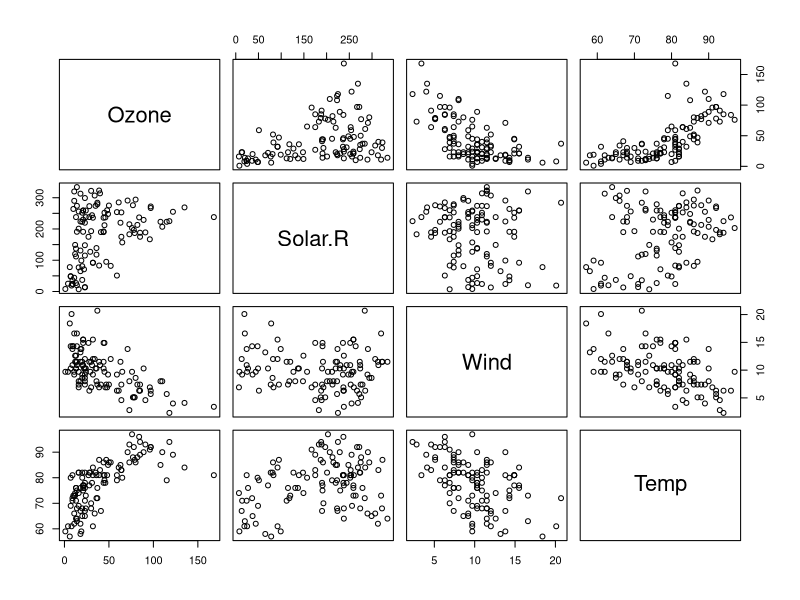
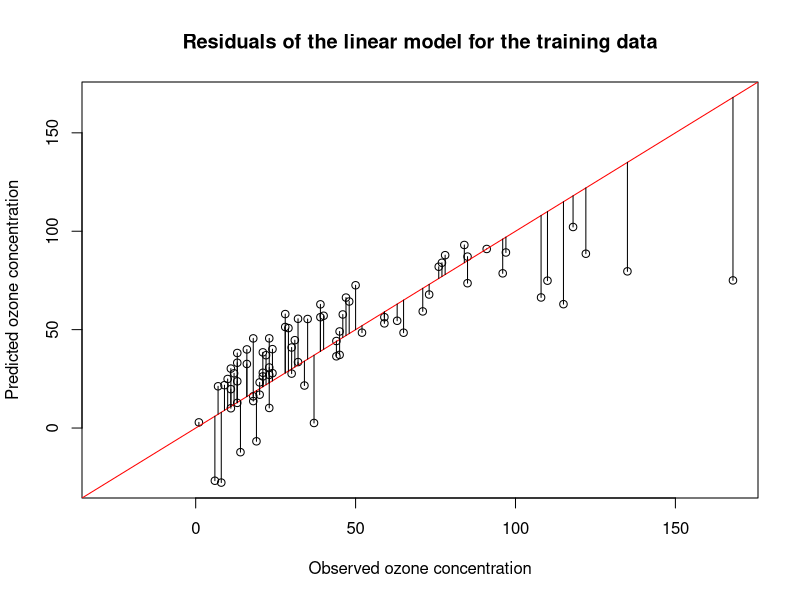
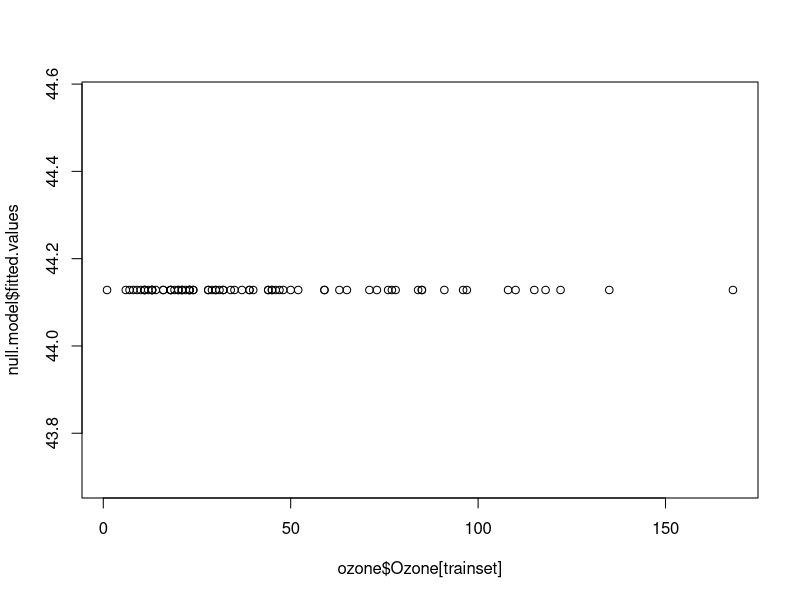

These figures' R source, in order:
## ---- chunk 1
data(airquality)
ozone <- subset(na.omit(airquality), 
        select = c("Ozone", "Solar.R", "Wind", "Temp"))
## ---- chunk 2
# scatterplot matrix 
plot(ozone)
# pairwise variable correlations
cors <- cor(ozone)
print(cors)
# which variables are highly correlated, exclude self-correlation
cor.idx <- which(abs(cors) >= 0.5 & cors != 1, arr.ind = TRUE)
cor.names <- paste0(colnames(ozone)[cor.idx[,1]], "+", 
            colnames(ozone)[cor.idx[,2]], ": ", round(cors[cor.idx], 2))
print(cor.names)
## ---- chunk 3
set.seed(123)
N.train <- ceiling(0.7 * nrow(ozone))
N.test <- nrow(ozone) - N.train
trainset <- sample(seq_len(nrow(ozone)), N.train)
testset <- setdiff(seq_len(nrow(ozone)), trainset)
## ---- chunk 4
model <- lm(Ozone ~ Solar.R + Temp + Wind, ozone, trainset)
## ---- chunk 5
model.summary <- summary(model)
print(model.summary)
## ---- chunk 6
res <- residuals(model)
# ensure that x- and y-axis have the same range
pred <- model$fitted.values
obs <- ozone[trainset, "Ozone"]
# determine maximal range
val.range <- range(pred, obs)
plot(obs, pred, 
    xlim = val.range, ylim = val.range,  
    xlab = "Observed ozone concentration", 
    ylab = "Predicted ozone concentration",
    main = "Residuals of the linear model for the training data")
# show ideal prediction as a diagonal
abline(0,1, col = "red")
# add residuals to the plot
segments(obs, pred, obs, pred + res)
## ---- chunk 7
coefficients(model)
## ---- chunk 8
model.summary$coefficients
## ---- chunk 9
# compute variance-covariance matrix of model estimates
var.matrix <- vcov(model)
print(var.matrix)
# use variances from variance-covariance matrix
std.err <- sqrt(diag(vcov(model)))
print(std.err)
## ---- chunk 10
scaled.var.matrix <- model.summary$cov.unscaled * model.summary$sigma^2
print(scaled.var.matrix)
## ---- chunk 11
# include intercept as a feature via 'model.matrix'
X <- model.matrix(model) # design matrix
# solve X^T %*% X = I to find the inverse of X^T * X
unscaled.var.matrix <- solve(crossprod(X), diag(4))
print(paste("Is this the same?", isTRUE(all.equal(unscaled.var.matrix, model.summary$cov.unscaled, check.attributes = FALSE))))
## ---- chunk 12
# divide model coefficients by standard errors
t.vals <- coef(model) / std.err
print(t.vals)
## ---- chunk 13
model.df <- df.residual(model)
## ---- chunk 14
rss <- sum(res^2)
mean.rss <- rss / model.df
res.std.error <- sqrt(mean.rss)
print(res.std.error)
## ---- chunk 15
r.squared <- cor(pred, obs)^2
print(r.squared)
## ---- chunk 16
n <- length(trainset) # number of samples
p <- length(coefficients(model)) - 1 # number of features w/o intercept
r.squared.adj <- 1 - (1 - r.squared) * ((n - 1) / (n - p - 1))
print(r.squared.adj)
## ---- chunk 17
# create intercept-only model
null.model <- lm(formula = Ozone ~ 1, ozone, trainset)
print(null.model)
# plot the incercept-only prediction function
plot(ozone$Ozone[trainset], null.model$fitted.values)
## ---- chunk 18
rss <- function(model) {
    return(sum(model$residuals^2))
}
f.statistic <- function(model1, model2) {
    n <- length(model1$fitted.values)
    n2 <- length(model2$fitted.values)
    if (n != n2) {
        stop("Both models should have the same number of training samples!")
    }
    p1 <- length(coefficients(model1))
    p2 <- length(coefficients(model2))
    enum <- (rss(model1) - rss(model2)) / (p2 - p1)
    denom <- rss(model2) / (n - p2)
    out <- enum/denom
    return(out)
}
# compare the intercept-only model and the model with 3 features
f.statistic(null.model, model)
## ---- chunk 19
ci <- confint(model)
apply(ci, 1, function(x) paste0("95% CI: [", 
        round(x[1], 2), ",", round(x[2], 2), "]"))
## ---- chunk 20
# compute confidence intervals (CI) for predictions:
preds.ci <- predict(model, newdata = ozone[testset,], interval = "confidence")
# compute prediction intervals (PI) for predictions:
preds.pred <- predict(model, newdata = ozone[testset,], interval = "prediction")
# note that the values differ:
cbind(rbind(preds.ci[1,], preds.pred[2,]), "Method" = c("CI", "PI"))
